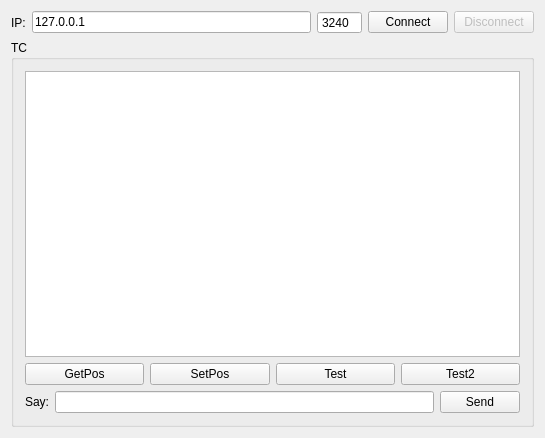
<?xml version="1.0" encoding="UTF-8"?>
<ui version="4.0">
 <class>TestClientClass</class>
 <widget class="QWidget" name="TestClientClass">
  <property name="geometry">
   <rect>
    <x>0</x>
    <y>0</y>
    <width>545</width>
    <height>438</height>
   </rect>
  </property>
  <property name="windowTitle">
   <string>TestClient</string>
  </property>
  <layout class="QVBoxLayout" name="vLayoutMain">
   <item>
    <layout class="QHBoxLayout" name="hLayoutConnect">
     <item>
      <widget class="QLabel" name="lblIp">
       <property name="text">
        <string>IP:</string>
       </property>
      </widget>
     </item>
     <item>
      <widget class="QLineEdit" name="edtIP">
       <property name="text">
        <string>127.0.0.1</string>
       </property>
      </widget>
     </item>
     <item>
      <widget class="QSpinBox" name="spPort">
       <property name="buttonSymbols">
        <enum>QAbstractSpinBox::NoButtons</enum>
       </property>
       <property name="maximum">
        <number>65535</number>
       </property>
       <property name="value">
        <number>3240</number>
       </property>
      </widget>
     </item>
     <item>
      <widget class="QPushButton" name="btnConnect">
       <property name="text">
        <string>Connect</string>
       </property>
      </widget>
     </item>
     <item>
      <widget class="QPushButton" name="btnDisconnect">
       <property name="enabled">
        <bool>false</bool>
       </property>
       <property name="text">
        <string>Disconnect</string>
       </property>
      </widget>
     </item>
    </layout>
   </item>
   <item>
    <widget class="QGroupBox" name="gboxTc">
     <property name="title">
      <string>TC</string>
     </property>
     <layout class="QVBoxLayout" name="verticalLayout">
      <item>
       <widget class="QPlainTextEdit" name="edtMsg"/>
      </item>
      <item>
       <layout class="QHBoxLayout" name="horizontalLayout">
        <item>
         <widget class="QPushButton" name="btnGetPos">
          <property name="text">
           <string>GetPos</string>
          </property>
         </widget>
        </item>
        <item>
         <widget class="QPushButton" name="btnSetPos">
          <property name="text">
           <string>SetPos</string>
          </property>
         </widget>
        </item>
        <item>
         <widget class="QPushButton" name="btnTest">
          <property name="text">
           <string>Test</string>
          </property>
         </widget>
        </item>
        <item>
         <widget class="QPushButton" name="btnTest2">
          <property name="text">
           <string>Test2</string>
          </property>
         </widget>
        </item>
       </layout>
      </item>
      <item>
       <layout class="QHBoxLayout" name="horizontalLayout_2">
        <item>
         <widget class="QLabel" name="lblSay">
          <property name="text">
           <string>Say:</string>
          </property>
         </widget>
        </item>
        <item>
         <widget class="QLineEdit" name="edtSay"/>
        </item>
        <item>
         <widget class="QPushButton" name="btnSend">
          <property name="text">
           <string>Send</string>
          </property>
         </widget>
        </item>
       </layout>
      </item>
     </layout>
    </widget>
   </item>
  </layout>
 </widget>
 <layoutdefault spacing="6" margin="11"/>
 <resources>
  <include location="testclient.qrc"/>
 </resources>
 <connections/>
 <slots>
  <slot>slot_GetPos()</slot>
  <slot>slot_SetPos()</slot>
  <slot>slot_Test()</slot>
  <slot>slot_Test2()</slot>
  <slot>slot_Disconnect()</slot>
 </slots>
</ui>
